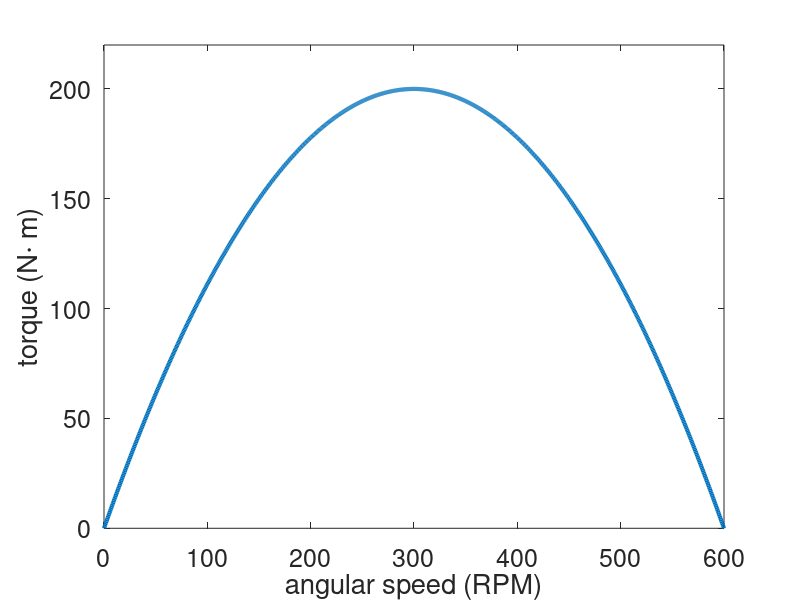
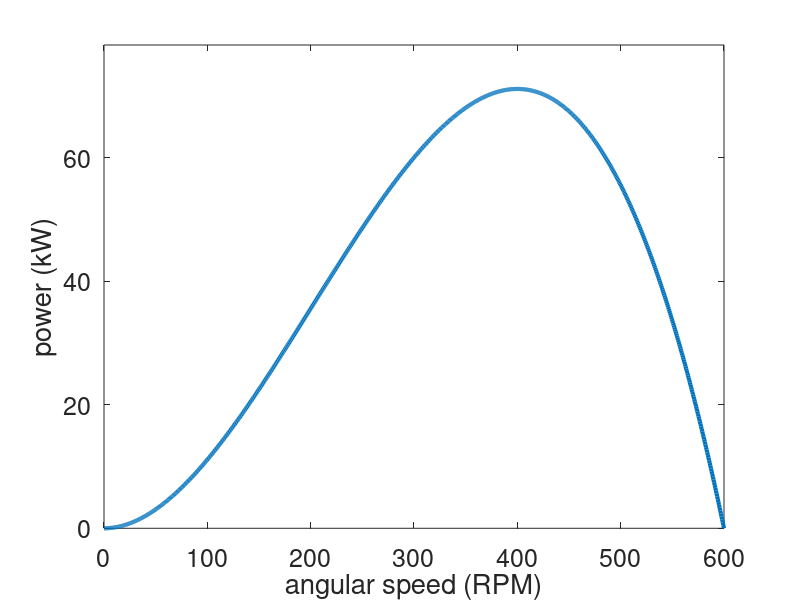

These charts were generated, in order, by the following MATLAB code:
% Chris Kreienkamp - 901965168
% AME 40472 - Electric and Hybrid Vehicles
% Homework 3 - Mon Oct 7

clear
clc
clf



%% SET PARAMETERS
Tmax = 200;                         % [N*m]
w0 = 300;                           % [rad/s]
w = linspace(0,2*w0,1000);          % [rad/s]
T = Tmax-Tmax.*(w-w0).^2./w0^2;     % [N*m]
P = T.*w/1000;                      % [kW]



%% PLOT
% torque curve
figure(1)
plot(w,T,'LineWidth',3)
xlabel('angular speed (RPM)'); ylabel('torque (N\cdot m)')
set(gca,'FontSize',18)
axis([0 max(w) 0 max(T)+max(T)*0.1])

% power curve
figure(2)
plot(w,P,'LineWidth',3)
xlabel('angular speed (RPM)'); ylabel('power (kW)')
set(gca,'FontSize',18)
axis([0 max(w) 0 max(P)+max(P)*0.1])
